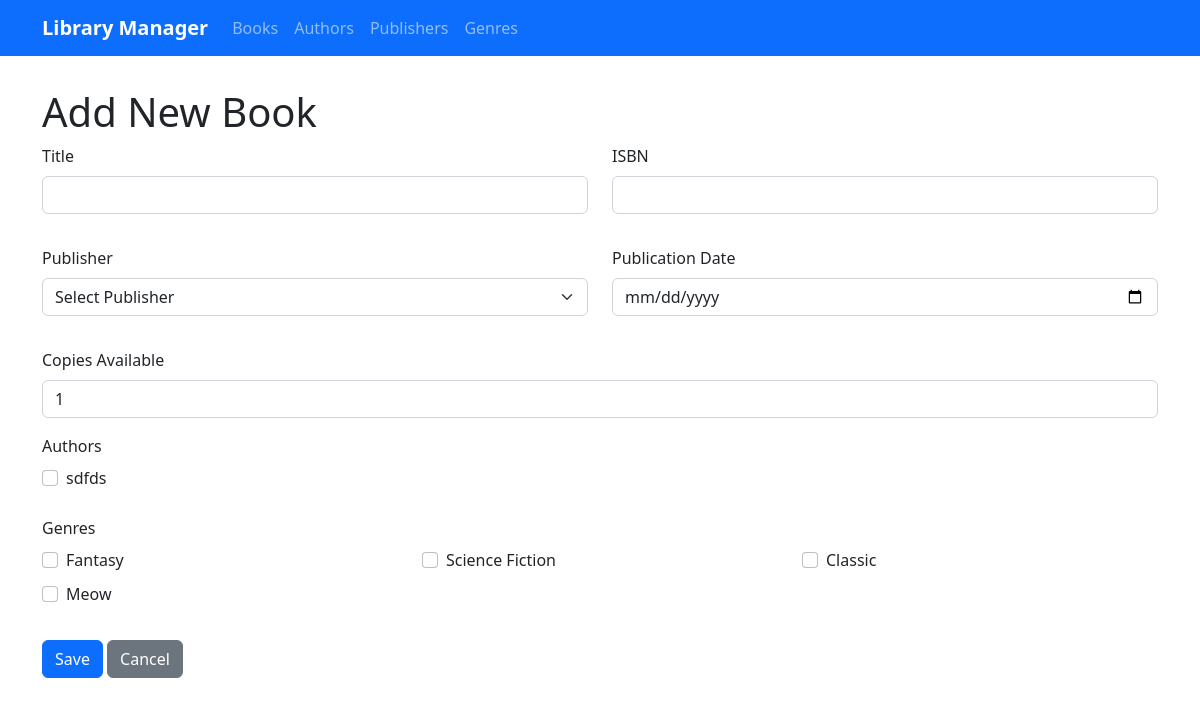
The app's page /book/new with its own data.
### app.py (models this page shows, shortened)
class Author(db.Model):
    id = db.Column(db.Integer, primary_key=True)
    name = db.Column(db.String(100), nullable=False)
    biography = db.Column(db.Text, nullable=True)

class Genre(db.Model):
    id = db.Column(db.Integer, primary_key=True)
    name = db.Column(db.String(50), nullable=False)
    description = db.Column(db.Text, nullable=True)

### app.py (the view, shortened to what this page needs)
@app.route('/book/new', methods=['GET', 'POST'])
def new_book():
    publishers = Publisher.query.all()
    authors = Author.query.all()
    genres = Genre.query.all()
    return render_template('book_form.html', publishers=publishers,
                          authors=authors, genres=genres, book=None)

### templates/book_form.html (shortened to what this page needs)
{% extends 'base.html' %}
{% block content %}
    <h1>{% if book %}Edit{% else %}Add New{% endif %} Book</h1>
    <form method="post" class="mb-4">
        <div class="row mb-3">
            <div class="col-md-6">
                <div class="mb-3">
                    <label for="title" class="form-label">Title</label>
                    <input type="text" class="form-control" id="title" name="title" value="{{ book.title if book else '' }}" required>
                </div>
            </div>
            <div class="col-md-6">
                <div class="mb-3">
                    <label for="isbn" class="form-label">ISBN</label>
                    <input type="text" class="form-control" id="isbn" name="isbn" value="{{ book.isbn if book else '' }}" required>
                </div>
            </div>
        </div>
        <div class="row mb-3">
            <div class="col-md-6">
                <div class="mb-3">
                    <label for="publisher" class="form-label">Publisher</label>
                    <select class="form-select" id="publisher" name="publisher" required>
                        <option value="" disabled {% if not book %}selected{% endif %}>Select Publisher</option>
                    </select>
                </div>
            </div>
            <div class="col-md-6">
                <div class="mb-3">
                    <label for="publication_date" class="form-label">Publication Date</label>
                    <input type="date" class="form-control" id="publication_date" name="publication_date"
                           value="{{ book.publication_date.strftime('%Y-%m-%d') if book and book.publication_date else '' }}">
                </div>
            </div>
        </div>
        <div class="mb-3">
            <label for="copies_available" class="form-label">Copies Available</label>
            <input type="number" class="form-control" id="copies_available" name="copies_available"
                   value="{{ book.copies_available if book else '1' }}" min="0" required>
        </div>
        <div class="mb-3">
            <label class="form-label">Authors</label>
            <div class="row">
                {% for author in authors %}
                    <div class="col-md-4 mb-2">
                        <div class="form-check">
                            <input class="form-check-input" type="checkbox" value="{{ author.id }}"
                                   id="author{{ author.id }}" name="authors"
                                   {% if book and author in book.authors %}checked{% endif %}>
                            <label class="form-check-label" for="author{{ author.id }}">
                                {{ author.name }}
                            </label>
                        </div>
                    </div>
                {% endfor %}
            </div>
        </div>
        <div class="mb-3">
            <label class="form-label">Genres</label>
            <div class="row">
                {% for genre in genres %}
                    <div class="col-md-4 mb-2">
                        <div class="form-check">
                            <input class="form-check-input" type="checkbox" value="{{ genre.id }}"
                                   id="genre{{ genre.id }}" name="genres"
                                   {% if book and genre in book.genres %}checked{% endif %}>
                            <label class="form-check-label" for="genre{{ genre.id }}">
                                {{ genre.name }}
                            </label>
                        </div>
                    </div>
                {% endfor %}
            </div>
        </div>
        <div class="mt-4">
            <button type="submit" class="btn btn-primary">Save</button>
            <a href="{{ url_for('index') }}" class="btn btn-secondary">Cancel</a>
        </div>
    </form>
{% endblock %}

### records on screen
Author: name "sdfds"
Genre: name "Fantasy"
Genre: name "Science Fiction"
Genre: name "Classic"
Genre: name "Meow"
